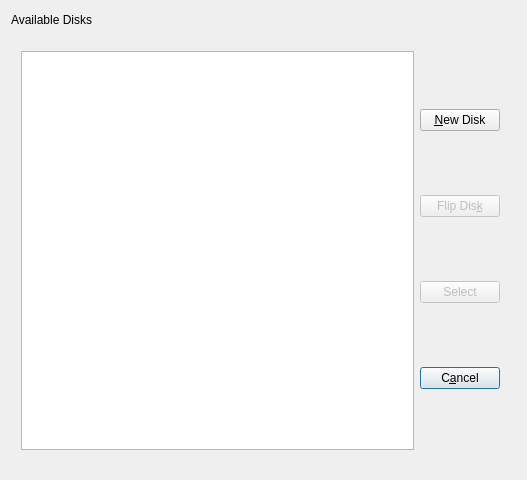
<ui version="4.0" >
 <class>SelectEmulatedDiskDialog</class>
 <widget class="QDialog" name="SelectEmulatedDiskDialog" >
  <property name="geometry" >
   <rect>
    <x>0</x>
    <y>0</y>
    <width>527</width>
    <height>480</height>
   </rect>
  </property>
  <property name="windowTitle" >
   <string>Select Disk</string>
  </property>
  <widget class="QLabel" name="textLabel1" >
   <property name="geometry" >
    <rect>
     <x>11</x>
     <y>11</y>
     <width>201</width>
     <height>18</height>
    </rect>
   </property>
   <property name="text" >
    <string>Available Disks</string>
   </property>
  </widget>
  <widget class="QWidget" name="layoutWidget" >
   <property name="geometry" >
    <rect>
     <x>10</x>
     <y>40</y>
     <width>501</width>
     <height>421</height>
    </rect>
   </property>
   <layout class="QGridLayout" >
    <item row="0" column="0" >
     <widget class="QListWidget" name="labelListWidget" />
    </item>
    <item row="0" column="1" >
     <layout class="QVBoxLayout" >
      <property name="spacing" >
       <number>6</number>
      </property>
      <property name="leftMargin" >
       <number>0</number>
      </property>
      <property name="topMargin" >
       <number>0</number>
      </property>
      <property name="rightMargin" >
       <number>0</number>
      </property>
      <property name="bottomMargin" >
       <number>0</number>
      </property>
      <item>
       <widget class="QPushButton" name="newDiskPushButton" >
        <property name="text" >
         <string>&amp;New Disk</string>
        </property>
        <property name="shortcut" >
         <string>Alt+N</string>
        </property>
       </widget>
      </item>
      <item>
       <widget class="QPushButton" name="flipDiskPushButton" >
        <property name="enabled" >
         <bool>false</bool>
        </property>
        <property name="text" >
         <string>Flip Dis&amp;k</string>
        </property>
        <property name="shortcut" >
         <string>Alt+K</string>
        </property>
       </widget>
      </item>
      <item>
       <widget class="QPushButton" name="selectPushButton" >
        <property name="enabled" >
         <bool>false</bool>
        </property>
        <property name="text" >
         <string>Select</string>
        </property>
        <property name="shortcut" >
         <string/>
        </property>
       </widget>
      </item>
      <item>
       <widget class="QPushButton" name="cancelPushButton" >
        <property name="text" >
         <string>C&amp;ancel</string>
        </property>
        <property name="default" >
         <bool>true</bool>
        </property>
       </widget>
      </item>
     </layout>
    </item>
   </layout>
  </widget>
 </widget>
 <layoutdefault spacing="6" margin="11" />
 <pixmapfunction>qPixmapFromMimeSource</pixmapfunction>
 <resources/>
 <connections>
  <connection>
   <sender>cancelPushButton</sender>
   <signal>clicked()</signal>
   <receiver>SelectEmulatedDiskDialog</receiver>
   <slot>reject()</slot>
   <hints>
    <hint type="sourcelabel" >
     <x>433</x>
     <y>371</y>
    </hint>
    <hint type="destinationlabel" >
     <x>428</x>
     <y>414</y>
    </hint>
   </hints>
  </connection>
 </connections>
</ui>
